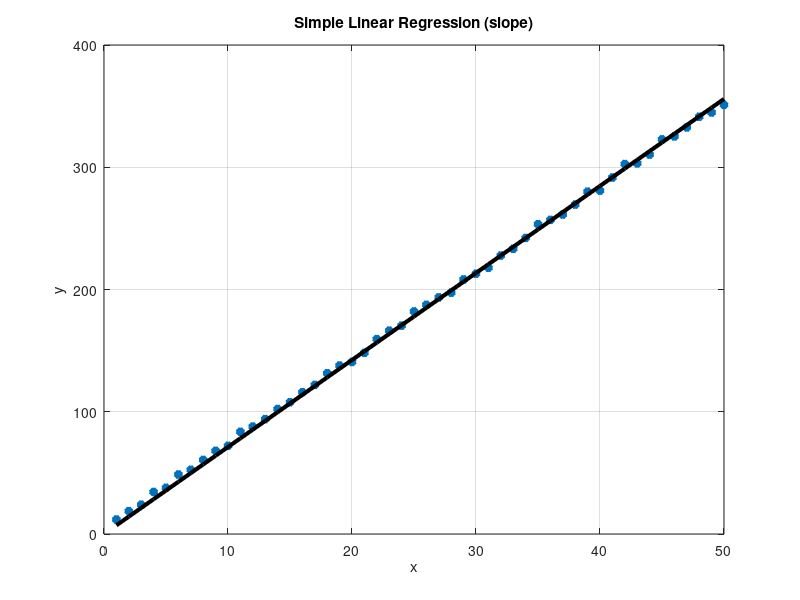
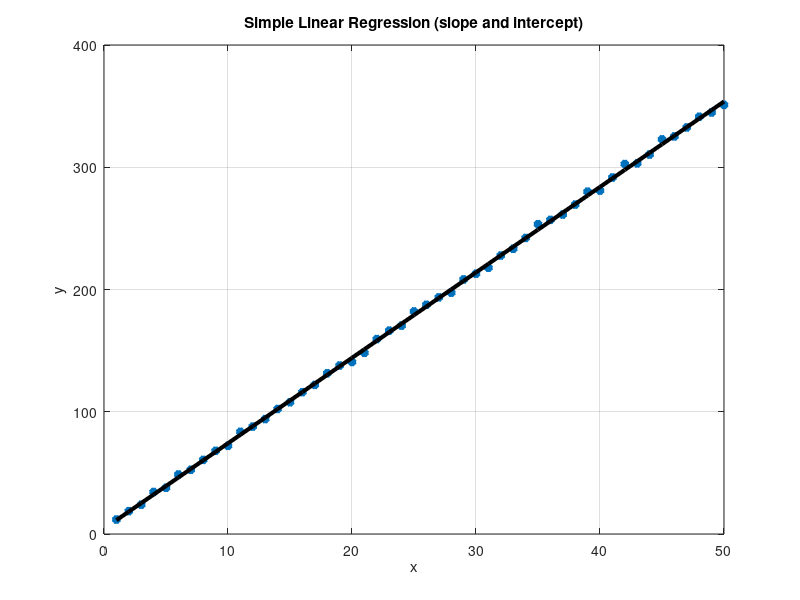
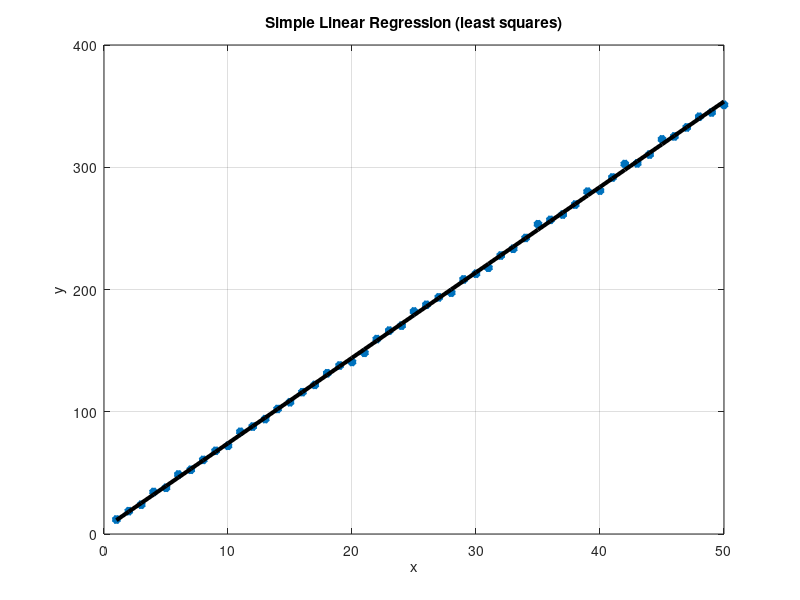
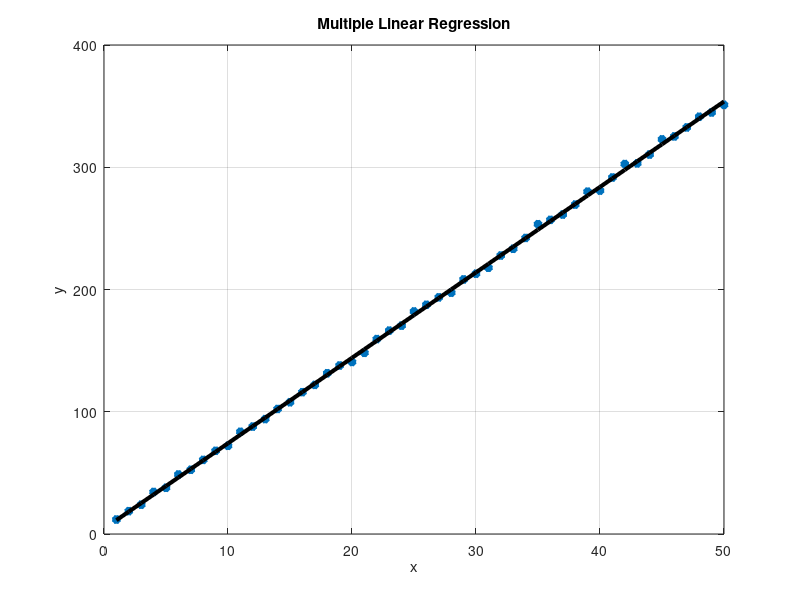

Source code (MATLAB) for these figures, in order: (Note: this script raises an error after producing the figures.)
%% start
close all
clear all %#ok
clc
%% deklaracja danych
% a, b i c = trzy ostatnie cyfry indeksu
num_elements = 50;
a = 7;
b = 2; 
c = 4;
x = 1:1:num_elements;

y = a * x + b * randn(1, num_elements);
y = y + c;
Y = y';
X = x';
X = [ones(size(X)) X];

%% simple linear slope
% opis: to jest prosta regresja liniowa, gdzie y = B1 * x. Prosta regresja liniowa to metoda statystyczna, która pozwala na zbadanie zależności między dwiema zmiennymi. W tym przypadku zmienna y jest zależna od zmiennej x.
B1 = y / x;
ye1 = B1 * x;

figure(1)
plot(x,y,'*', 'LineWidth', 3);
grid on;
hold on;
xlabel('x');
ylabel('y');

plot(x,ye1,'k', 'LineWidth', 3);

title('Simple Linear Regression (slope)')

R21 = 1 - sum((y-ye1).^2)/sum((y - mean(y)).^2);

%% simple linear slope and intercept 
% według czatu to to samo co least squares dlatego daje taki sam
% współczynnik zgodności i współczynniki prostej regresji
% opis: to jest prosta regresja liniowa, gdzie y = B2(1) + B2(2) * x. Prosta regresja liniowa to metoda statystyczna, która pozwala na zbadanie zależności między dwiema zmiennymi. W tym przypadku zmienna y jest zależna od zmiennej x.
B2 = X \ Y;
ye2 = X * B2;

figure(2);
plot(x,y,'*', 'LineWidth', 3);
grid on;
hold on;
xlabel('x');
ylabel('y');

plot(x,ye2,'k', 'LineWidth', 3);
title('Simple Linear Regression (slope and intercept)')

%inny wektor X
% czy wspolczynnik zgodnosci mial byc macierza czy liczba??
R22 = 1 - sum((y-ye2').^2)/sum((y - mean(y)).^2);

%% least squares
% opis: to jest prosta regresja liniowa, gdzie y = B3(1) + B3(2) * x. Prosta regresja liniowa to metoda statystyczna, która pozwala na zbadanie zależności między dwiema zmiennymi. W tym przypadku zmienna y jest zależna od zmiennej x.

xm = sum(x)/length(x);
ym = sum(y)/length(y);

a1 = sum((x-xm).* (y-ym))/sum((x-xm).^2);
a0 = ym - (a1 * xm);

B3 = [a0;a1];

ye3 = X*B3;

figure(3);
plot(x,y,'*', 'LineWidth', 3);
grid on;
hold on;
xlabel('x');
ylabel('y');

plot(x,ye3,'k', 'LineWidth', 3);
title('Simple Linear Regression (least squares)')

R23 = 1 - sum((y-ye3').^2)/sum((y - mean(y)).^2);
 
%% multiple linear regression
% opis: to jest prosta regresja liniowa, gdzie y = A' * X. Prosta regresja liniowa to metoda statystyczna, która pozwala na zbadanie zależności między dwiema zmiennymi. W tym przypadku zmienna y jest zależna od zmiennej x.

X_mult = [ones(size(X)) X X*10];
A = regress(Y,X);
ye4 = A'*X';

figure(4)
plot(x,y,'*', 'LineWidth', 3);
grid on;
hold on;
xlabel('x');
ylabel('y');

plot(ye4,'k', 'LineWidth', 3);

title('Multiple Linear Regression')

R24 = 1 - sum((y-ye4).^2)/sum((y - mean(y)).^2);


%% gradient w zależności od alpha
% opis: to jest prosta regresja liniowa, gdzie y = A' * X. Prosta regresja liniowa to metoda statystyczna, która pozwala na zbadanie zależności między dwiema zmiennymi. W tym przypadku zmienna y jest zależna od zmiennej x.

A = randn(2, 1);
alpha = [0.000001,0.000005, 0.00001,0.00005,0.0001,0.0005]; 
% stały parametr wpływa na szybkość osiągnania optimum
epochs = 30;

%idk po co ale jest (maciek wie i napisal ponizej)
% epochs sluzą do określenia liczby iteracji, które zostaną wykonane w celu znalezienia optymalnych wartości współczynników A.
disp('optimization...')


figure(5);
grid on;
hold on;
xlabel('number of epochs');
ylabel('error');
title('Linear regression error, dependence on alpha');
box on;

figure(6);
plot(x, y, '*','LineWidth', 3);
title('Linear regression - GD, dependence on alpha');
hold on;
grid on;

colors = ['r', 'g', 'b', 'm', 'c', 'y'];
tic;

for times =  1 : 6
    zmienna = [];
    A2 = A;
    for k = 1:epochs
        for n_data = 1:length(X)
            Ye = X(n_data, :) * A2;
            e = Y(n_data) - Ye;
            % e = mse(Y(n_data), Ye);
            D_A = alpha(times) * e * X(n_data, :);
            A2 = A2 + D_A';
        end
        ye = X * A2;
        e_epoch = mse(Y, ye);
        zmienna = [zmienna, e_epoch];
    end

    figure(6);
    plot(x, ye, 'k', 'LineWidth', 3, 'Color', colors(times));
    %add marker in plot
    figure(5);
    plot(1:k, zmienna, '*','Color', colors(times));
end
training_time = toc;
figure(6);
legend('dane', '\alpha 0.000001', '\alpha 0.000005', '\alpha 0.00001', ...
    '\alpha 0.00005', '\alpha 0.0001', '\alpha 0.0005');
figure(5);
legend('\alpha 0.000001', '\alpha 0.000005', '\alpha 0.00001', ...
    '\alpha 0.00005', '\alpha 0.0001', '\alpha 0.0005');
total_error = mse(Y, ye);
R25 = 1 - sum((Y - ye).^2) / sum((Y - mean(Y)).^2);

%% polymonial
d =2; % my to chcemy???
% to jest regresja wielomianowa, gdzie y = B4(1) + B4(2) * x + B4(3) * x^2. Regresja wielomianowa to metoda statystyczna, która pozwala na zbadanie zależności między dwiema zmiennymi. W tym przypadku zmienna y jest zależna od zmiennej x.
% d służy do określenia stopnia wielomianu, który zostanie użyty do dopasowania danych.
y_poly = a * x + b *((x +randn(1,num_elements)).^d);
y_poly = y_poly + c;

Y_poly  = y_poly';
X = [ones(size(X)) X X.^2];
B1 = X\Y_poly;
ye1 = X*B1;

figure(7)
plot(x,y_poly,'*', 'LineWidth', 3);
grid on;
hold on;
xlabel('x');
ylabel('y');
plot(x, ye1,'k', 'LineWidth', 3);
title('polynomial regression')

y_poly = sin(x); %moze z sinusa to???
% sinus jest funkcją nieliniową, więc regresja liniowa nie będzie działać (wg copilota)
w = polyfit(x,y_poly,1);
xt = 0:1:50;
yt = polyval(w,xt);


figure(8);
plot(xt,yt,'k','LineWidth',3);
grid on;
hold on;
plot(x,y_poly,'*','LineWidth',3);
xlabel('x');
ylabel('y');

title('degree -1');
legend('polynominal values', 'new data')

w = polyfit(x,y_poly,2);
xt = 0:1:50;
yt = polyval(w,xt);

figure(9);
plot(xt,yt,'k','LineWidth',3);
grid on;
hold on;
plot(x,y_poly,'*','LineWidth',3);
xlabel('x');
ylabel('y');
title('degree - 2');
legend('polynominal values', 'new data')

% drugi stopień

w = polyfit(x,y_poly,3);
xt = 0:1:50;
yt = polyval(w,xt);

figure(10);
plot(xt,yt,'k','LineWidth',3);grid;hold;
plot(x,y_poly,'*','LineWidth',3);

xlabel('x');
ylabel('y');

title('degree - 3');
legend('polynominal values', 'new data')

w = polyfit(x,y_poly,4);
xt = 0:1:50;
yt = polyval(w,xt);

figure(11);
plot(xt,yt,'k','LineWidth',3);
grid;
hold; 
plot(x,y_poly,'*','LineWidth',3);

xlabel('x');
ylabel('y');

title('degree - 4');
legend('polynominal values', 'new data')

%%
% logistic nie działa na danych z zajęć idk co zmienić
% 
% x1 = x(1, 1:2:end);
% x2 = x(1, 2:2:end);
% y1 = y(1, 1:2:end);
% y2 = y(1, 2:2:end);
% log_fun = @(x_in) 1./(1 + exp(-x_in));
% alpha_optim = glmfit(x1, y1', 'binomial');
% ye1 = log_fun(alpha_optim(1) + alpha_optim(2) * x1);
% 
% 
% figure(12);
% plot(x, y, '*', 'LineWidth', 3);grid;hold;
% xlabel('x');
% ylabel('y');
% title('Logistic Regression');
% plot(x, ye1, 'r', 'LineWidth', 3);
% legend('data', 'regression');
% 

%%
% 
%Logistic
y_binarne = double(y > median(y)); % na necie mowia i chat mowi ze tu musza byc liczby binarne nwm czm
% ,,In logistic regression, the target variable (y) must be binary because logistic regression is specifically 
% designed to model probabilities for binary outcomes (e.g., 0 or 1, yes or
% no, true or false)."
%Therefore, if y is not binary, the model's output won’t correctly represent a probability for a binary classification task.

% działa to tak, że:
%If a value in y is greater than the median, it will be converted to 1.
%If a value in y is less than or equal to the median, it will be converted to 0.

x1 = x(1:2:end)'; 
y1 = y_binarne(1:2:end)'; 

log_fun = @(x_in) 1 ./ (1 + exp(-x_in));
alpha_optim = glmfit(x1, y1, 'binomial');
ye1 = log_fun(alpha_optim(1) + alpha_optim(2) * x');

figure(12);
plot(x, y_binarne, '*', 'LineWidth', 3);
grid;
hold;
xlabel('x');
ylabel('y');
title('Logistic Regression');
plot(x, ye1, 'r', 'LineWidth', 3);
legend('Data', 'Logistic Fit');


